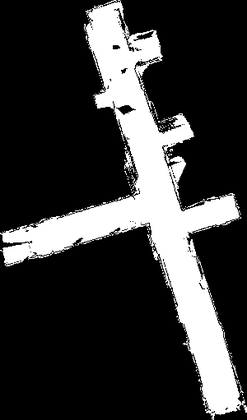
%> input picture old_code/room_segmentation/bryan2_pics/freespace_map.ppm, 247 x 420 px, shrunk from 300 x 511 before the run, given in place of freespace_map.ppm_freespace_mrf.png, which was not available
$ octave --eval "rpca('../../old_code/room_segmentation/bryan2_pics/freespace_map.ppm');"   (GNU Octave 9; MATLAB toolbox functions it lacks are replaced by stand-ins)
%> lines starting %> are read from the running program, lines starting %| are printed output that depends on the picture; in (x1, y1, x2, y2) boxes, pixels count from 0 and x2, y2 are one past the last pixel; in counts of white or black regions, pixels touching at a corner belong together; the program's own positions count from 1; pictures that were not available may be replaced by others from this repository, and a replacement may not be noted
### segmentation_pipeline/rpca/exact_alm_rpca.m
function [A_hat E_hat iter] = exact_alm_rpca(D, lambda, tol, maxIter)

% Oct 2009
% This matlab code implements the augmented Lagrange multiplier method for
% Robust PCA.
%
% D - m x n matrix of observations/data (required input)
%
% lambda - weight on sparse error term in the cost function
%
% tol - tolerance for stopping criterion.
%     - DEFAULT 1e-7 if omitted or -1.
%
% maxIter - maximum number of iterations
%         - DEFAULT 1000, if omitted or -1.
%
% Initialize A,E,Y,u
% while ~converged
%   minimize
%     L(A,E,Y,u) = |A|_* + lambda * |E|_1 + <Y,D-A-E> + mu/2 * |D-A-E|_F^2;
%   Y = Y + \mu * (D - A - E);
%   \mu = \rho * \mu;
% end
%
% Minming Chen, October 2009. Questions? v-minmch@microsoft.com ;
% Arvind Ganesh (abalasu2@illinois.edu)
%
% Copyright: Perception and Decision Laboratory, University of Illinois, Urbana-Champaign
%            Microsoft Research Asia, Beijing

addpath PROPACK;

[m n] = size(D);

if nargin < 2
    lambda = 1 / sqrt(m);
end

if nargin < 3
    tol = 1e-7;
elseif tol == -1
    tol = 1e-7;
end

if nargin < 4
    maxIter = 1000;
elseif maxIter == -1
    maxIter = 1000;
end

% initialize
Y = sign(D);
norm_two = lansvd(Y, 1, 'L');
norm_inf = norm( Y(:), inf) / lambda;
dual_norm = max(norm_two, norm_inf);
Y = Y / dual_norm;

A_hat = zeros( m, n);
E_hat = zeros( m, n);
dnorm = norm(D, 'fro');
tolProj = 1e-6 * dnorm;
total_svd = 0;
mu = .5/norm_two % this one can be tuned
rho = 6          % this one can be tuned

iter = 0;
converged = false;
stopCriterion = 1;
sv = 5;
svp = sv;
while ~converged
    iter = iter + 1;

    % solve the primal problem by alternative projection
    primal_converged = false;
    primal_iter = 0;
    sv = sv + round(n * 0.1);
    while primal_converged == false

        temp_T = D - A_hat + (1/mu)*Y;
        temp_E = max( temp_T - lambda/mu,0) + min( temp_T + lambda/mu,0);

        if choosvd(n, sv) == 1
            [U S V] = lansvd(D - temp_E + (1/mu)*Y, sv, 'L');
        else
            [U S V] = svd(D - temp_E + (1/mu)*Y, 'econ');
        end
        diagS = diag(S);
        svp = length(find(diagS > 1/mu));
        if svp < sv
            sv = min(svp + 1, n);
        else
            sv = min(svp + round(0.05*n), n);
        end
        temp_A = U(:,1:svp)*diag(diagS(1:svp)-1/mu)*V(:,1:svp)';

        if norm(A_hat - temp_A, 'fro') < tolProj && norm(E_hat - temp_E, 'fro') < tolProj
            primal_converged = true;
        end
        A_hat = temp_A;
        E_hat = temp_E;
        primal_iter = primal_iter + 1;
        total_svd = total_svd + 1;

    end

    Z = D - A_hat - E_hat;
    Y = Y + mu*Z;
    mu = rho * mu;

    %% stop Criterion
    stopCriterion = norm(Z, 'fro') / dnorm;
    if stopCriterion < tol
        converged = true;
    end

    disp(['Iteration' num2str(iter) ' #svd ' num2str(total_svd) ' r(A) ' num2str(svp)...
        ' |E|_0 ' num2str(length(find(abs(E_hat)>0)))...
        ' stopCriterion ' num2str(stopCriterion)]);

    if ~converged && iter >= maxIter
        disp('Maximum iterations reached') ;
        converged = 1 ;
    end
end

if nargin == 5
    fclose(fid);
end

### segmentation_pipeline/rpca/PROPACK/lansvd.m
function [U,S,V,bnd,j] = lansvd(varargin)

%LANSVD  Compute a few singular values and singular vectors.
%   LANSVD computes singular triplets (u,v,sigma) such that
%   A*u = sigma*v and  A'*v = sigma*u. Only a few singular values
%   and singular vectors are computed  using the Lanczos
%   bidiagonalization algorithm with partial reorthogonalization (BPRO).
%
%   S = LANSVD(A)
%   S = LANSVD('Afun','Atransfun',M,N)
%
%   The first input argument is either a  matrix or a
%   string containing the name of an M-file which applies a linear
%   operator to the columns of a given matrix.  In the latter case,
%   the second input must be the name of an M-file which applies the
%   transpose of the same operator to the columns of a given matrix,
%   and the third and fourth arguments must be M and N, the dimensions
%   of the problem.
%
%   [U,S,V] = LANSVD(A,K,'L',...) computes the K largest singular values.
%
%   [U,S,V] = LANSVD(A,K,'S',...) computes the K smallest singular values.
%
%   The full calling sequence is
%
%   [U,S,V] = LANSVD(A,K,SIGMA,OPTIONS)
%   [U,S,V] = LANSVD('Afun','Atransfun',M,N,K,SIGMA,OPTIONS)
%
%   where K is the number of singular values desired and
%   SIGMA is 'L' or 'S'.
%
%   The OPTIONS structure specifies certain parameters in the algorithm.
%    Field name      Parameter                              Default
%
%    OPTIONS.tol     Convergence tolerance                  16*eps
%    OPTIONS.lanmax  Dimension of the Lanczos basis.
%    OPTIONS.p0      Starting vector for the Lanczos        rand(n,1)-0.5
%                    iteration.
%    OPTIONS.delta   Level of orthogonality among the       sqrt(eps/K)
%                    Lanczos vectors.
%    OPTIONS.eta     Level of orthogonality after           10*eps^(3/4)
%                    reorthogonalization.
%    OPTIONS.cgs     reorthogonalization method used        0
%                    '0' : iterated modified Gram-Schmidt
%                    '1' : iterated classical Gram-Schmidt
%    OPTIONS.elr     If equal to 1 then extended local      1
%                    reorthogonalization is enforced.
%
%   See also LANBPRO, SVDS, SVD

% References:
% R.M. Larsen, Ph.D. Thesis, Aarhus University, 1998.
%
% B. N. Parlett, ``The Symmetric Eigenvalue Problem'',
% Prentice-Hall, Englewood Cliffs, NJ, 1980.
%
% H. D. Simon, ``The Lanczos algorithm with partial reorthogonalization'',
% Math. Comp. 42 (1984), no. 165, 115--142.

% Rasmus Munk Larsen, DAIMI, 1998


%%%%%%%%%%%%%%%%%%%%% Parse and check input arguments. %%%%%%%%%%%%%%%%%%%%%%

if nargin<1 | length(varargin)<1
  error('Not enough input arguments.');
end

A = varargin{1};
if ~isstr(A)
  if ~isreal(A)
    error('A must be real')
  end
  [m n] = size(A);
  if length(varargin) < 2, k=min(min(m,n),6); else  k=varargin{2}; end
  if length(varargin) < 3, sigma = 'L';       else  sigma=varargin{3}; end
  if length(varargin) < 4, options = [];      else  options=varargin{4}; end
else
  if length(varargin)<4
    error('Not enough input arguments.');
  end
  Atrans = varargin{2};
  if ~isstr(Atrans)
    error('Atransfunc must be the name of a function')
  end
  m = varargin{3};
  n = varargin{4};
  if length(varargin) < 5, k=min(min(m,n),6); else k=varargin{5}; end
  if length(varargin) < 6, sigma = 'L'; else sigma=varargin{6}; end
  if length(varargin) < 7, options = []; else options=varargin{7}; end
end

if ~isnumeric(n) | real(abs(fix(n))) ~= n | ~isnumeric(m) | ...
      real(abs(fix(m))) ~= m | ~isnumeric(k) | real(abs(fix(k))) ~= k
  error('M, N and K must be positive integers.')
end


% Quick return for min(m,n) equal to 0 or 1 or for zero A.
if min(n,m) < 1 | k<1
  if nargout<3
    U = zeros(k,1);
  else
    U = eye(m,k); S = zeros(k,k);  V = eye(n,k);  bnd = zeros(k,1);
  end
  return
elseif min(n,m) == 1 & k>0
  if isstr(A)
    % Extract the single column or row of A
    if n==1
      A = feval(A,1);
    else
      A = feval(Atrans,1)';
    end
  end
  if nargout==1
    U = norm(A);
  else
    [U,S,V] = svd(full(A));
    bnd = 0;
  end
  return
end

% A is the matrix of all zeros (not detectable if A is defined by an m-file)
if isnumeric(A)
  if  nnz(A)==0
    if nargout<3
      U = zeros(k,1);
    else
      U = eye(m,k); S = zeros(k,k);  V = eye(n,k);  bnd = zeros(k,1);
    end
    return
  end
end

lanmax = min(m,n);
tol = 16*eps;
p = rand(m,1)-0.5;
% Parse options struct
if isstruct(options)
  c = fieldnames(options);
  for i=1:length(c)
    if any(strcmp(c(i),'p0')), p = getfield(options,'p0'); p=p(:); end
    if any(strcmp(c(i),'tol')), tol = getfield(options,'tol'); end
    if any(strcmp(c(i),'lanmax')), lanmax = getfield(options,'lanmax'); end
  end
end

% Protect against absurd options.
tol = max(tol,eps);
lanmax = min(lanmax,min(m,n));
if size(p,1)~=m
  error('p0 must be a vector of length m')
end

lanmax = min(lanmax,min(m,n));
if k>lanmax
  error('K must satisfy  K <= LANMAX <= MIN(M,N).');
end


%%%%%%%%%%%%%%%%%%%%% Here begins the computation  %%%%%%%%%%%%%%%%%%%%%%

if strcmp(sigma,'S')
  if isstr(A)
    error('Shift-and-invert works only when the matrix A is given explicitly.');
  else
    % Prepare for shift-and-invert Lanczos.
    if issparse(A)
      pmmd = colmmd(A);
      A.A = A(:,pmmd);
    else
      A.A = A;
    end
    if m>=n
      if issparse(A.A)
	A.R = qr(A.A,0);
	A.Rt = A.R';
	p = A.Rt\(A.A'*p); % project starting vector on span(Q1)
      else
	[A.Q,A.R] = qr(A.A,0);
	A.Rt = A.R';
	p = A.Q'*p; % project starting vector on span(Q1)
      end
    else
      error('Sorry, shift-and-invert for m<n not implemented yet!')
      A.R = qr(A.A',0);
      A.Rt = A.R';
    end
    condR = condest(A.R);
    if condR > 1/eps
      error(['A is rank deficient or too ill-conditioned to do shift-and-' ...
	     ' invert.'])
    end
  end
end

ksave = k;
neig = 0; nrestart=-1;
j = min(k+max(8,k)+1,lanmax);
U = []; V = []; B = []; anorm = []; work = zeros(2,2);

while neig < k

  %%%%%%%%%%%%%%%%%%%%% Compute Lanczos bidiagonalization %%%%%%%%%%%%%%%%%
  if ~isstr(A)
    [U,B,V,p,ierr,w] = lanbpro(A,j,p,options,U,B,V,anorm);
  else
    [U,B,V,p,ierr,w] = lanbpro(A,Atrans,m,n,j,p,options,U,B,V,anorm);
  end
  work= work + w;

  if ierr<0 % Invariant subspace of dimension -ierr found.
    j = -ierr;
  end

  %%%%%%%%%%%%%%%%%% Compute singular values and error bounds %%%%%%%%%%%%%%%%
  % Analyze B
  resnrm = norm(p);
  % [5 lines of commented-out code are left out]

  [S,bot] = bdsqr(diag(B),[diag(B,-1); resnrm]);

% Use Largest Ritz value to estimate ||A||_2. This might save some
  % reorth. in case of restart.
  anorm=S(1);

  % Set simple error bounds
  bnd = resnrm*abs(bot);

  % Examine gap structure and refine error bounds
  bnd = refinebounds(S.^2,bnd,n*eps*anorm);

  %%%%%%%%%%%%%%%%%%% Check convergence criterion %%%%%%%%%%%%%%%%%%%%
  i=1;
  neig = 0;
  while i<=min(j,k)
    if (bnd(i) <= tol*abs(S(i)))
      neig = neig + 1;
      i = i+1;
    else
      i = min(j,k)+1;
    end
  end

  %%%%%%%%%% Check whether to stop or to extend the Krylov basis? %%%%%%%%%%
  if ierr<0 % Invariant subspace found
    if j<k
      warning(['Invariant subspace of dimension ',num2str(j-1),' found.'])
    end
    j = j-1;
    break;
  end
  if j>=lanmax % Maximal dimension of Krylov subspace reached. Bail out
    if j>=min(m,n)
      neig = ksave;
      break;
    end
    if neig<ksave
      warning(['Maximum dimension of Krylov subspace exceeded prior',...
	    ' to convergence.']);
    end
    break;
  end

  % Increase dimension of Krylov subspace
  if neig>0
    % increase j by approx. half the average number of steps pr. converged
    % singular value (j/neig) times the number of remaining ones (k-neig).
    j = j + min(100,max(2,0.5*(k-neig)*j/(neig+1)));
  else
    % As long a very few singular values have converged, increase j rapidly.
    %    j = j + ceil(min(100,max(8,2^nrestart*k)));
    j = max(1.5*j,j+10);
  end
  j = ceil(min(j+1,lanmax));
  nrestart = nrestart + 1;
end


%%%%%%%%%%%%%%%% Lanczos converged (or failed). Prepare output %%%%%%%%%%%%%%%
k = min(ksave,j);

if nargout>2
  j = size(B,2);
  % Compute singular vectors
  [P,S,Q] = svd(full([B;[zeros(1,j-1),resnrm]]),0);
  S = diag(S);
  if size(Q,2)~=k
    Q = Q(:,1:k);
    P = P(:,1:k);
  end
  % Compute and normalize Ritz vectors (overwrites U and V to save memory).
  if resnrm~=0
    U = U*P(1:j,:) + (p/resnrm)*P(j+1,:);
  else
    U = U*P(1:j,:);
  end
  V = V*Q;
  for i=1:k
    nq = norm(V(:,i));
    if isfinite(nq) & nq~=0 & nq~=1
      V(:,i) = V(:,i)/nq;
    end
    nq = norm(U(:,i));
    if isfinite(nq) & nq~=0 & nq~=1
      U(:,i) = U(:,i)/nq;
    end
  end
end

% Pick out desired part the spectrum
S = S(1:k);
bnd = bnd(1:k);

if strcmp(sigma,'S')
  [S,p] = sort(-1./S);
  S = -S;
  bnd = bnd(p);
  if nargout>2
    if issparse(A.A)
      U = A.A*(A.R\U(:,p));
      V(pmmd,:) = V(:,p);
    else
      U = A.Q(:,1:min(m,n))*U(:,p);
      V = V(:,p);
    end
  end
end

if nargout<3
  U = S;
  S = B; % Undocumented feature -  for checking B.
else
  S = diag(S);
end

### segmentation_pipeline/rpca/rpca.m
function [] = rpca(name, param)

fname = [name, '_freespace_mrf.png'];

img = imread(fname);
%> img is the input picture: size 420x247x3 uint8; min 0, max 255, mean 56.3
if size(img, 3) > 1
    img = rgb2gray(img);
%> img: size 420x247 uint8
end

img(img > 0) = 1;
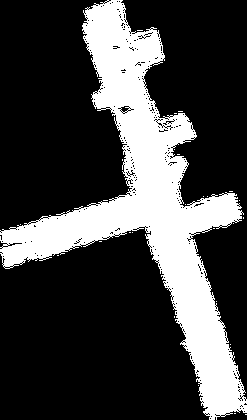
%> img: size 420x247 uint8; values 0 (black) and 1 (white), 26.2% white; 27 white regions (26 under 20 px), largest, box (x1, y1, x2, y2) and area: (0, 0, 247, 420) 27084
% img = 1-img;

img = double(img);

if nargin < 2
	param = 0.6;
end

[A_hat E_hat iter] = exact_alm_rpca(img, param / sqrt(size(img, 2)));
%> in lansvd, `k=varargin{2}`: k = 1
%> in lansvd, `sigma=varargin{3}`: sigma = 'L'
%> in lansvd, `ksave = k;`: ksave = 1
%> in lansvd, `j = min(k+max(8,k)+1,lanmax);`: j = 10
%> the loop in lansvd, `while neig < k` made 1 pass
%> the run ends on the next line

% prep for image output
A_hat(A_hat > 0.9) = 255;
A_hat(A_hat <= 0.9) = 0;

imwrite(A_hat, [name, '_freespace_rpca.png']);

quit;

$ run again, on old_code/room_segmentation/bryan2_pics/wall_map.ppm
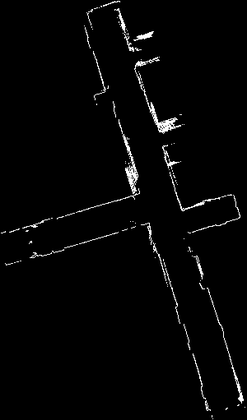
%> input picture old_code/room_segmentation/bryan2_pics/wall_map.ppm, 247 x 420 px, shrunk from 300 x 511 before the run, given in place of wall_map.ppm_freespace_mrf.png, which was not available
%> in rpca, img is the input picture: size 420x247x3 uint8; min 0, max 255, mean 5.4
%> in rpca, `img(img > 0) = 1;`:
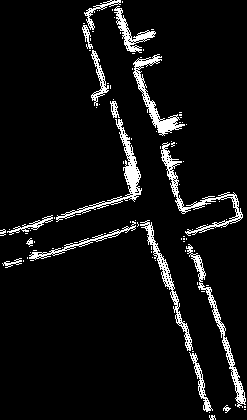
%> img: size 420x247 uint8; values 0 (black) and 1 (white), 6.6% white in thin lines or dots
%> k = 1
%> sigma = 'L'
%> ksave = 1
%> j = 10
%> the loop in lansvd, `while neig < k` made 1 pass
